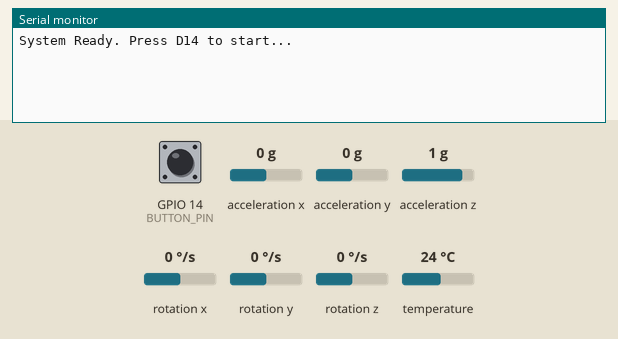
This sketch was run on a simulated ESP32. Shown: the last lines printed to the serial monitor. The test bench sets the inputs (shaded band); at power-on: GPIO 14 (BUTTON_PIN) LOW, acceleration x 0 g, acceleration y 0 g, acceleration z 1 g, rotation x 0 °/s, rotation y 0 °/s, rotation z 0 °/s, temperature 24 °C.

Above: at 3.2 s.
3.3 s: GPIO 14 (BUTTON_PIN) pulled HIGH for 0.15 s
At 4.0 s:
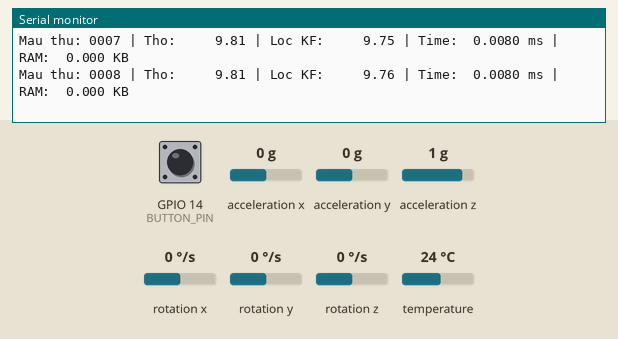
4.9 s: GPIO 14 (BUTTON_PIN) pulled HIGH for 1 s
At 6.2 s:
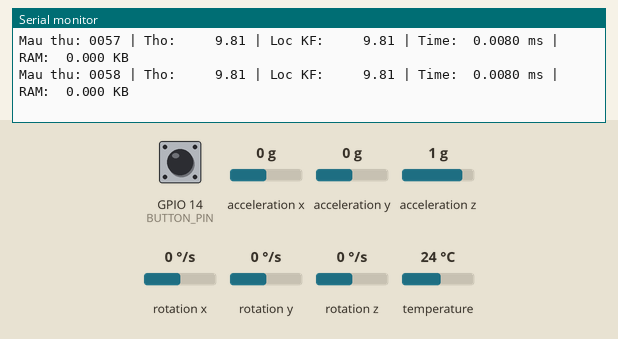
Timing chart, 0 to 7.9 s (numbered marks = the images above; inputs shaded):
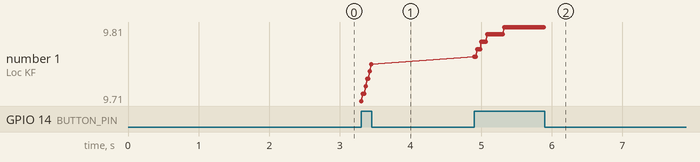

Measured:
- after the input at 3.3 s, the serial monitor: prints a new line at once (image 1)
- after the input at 4.9 s, the serial monitor: prints a new line at once (image 2)

The sketch:

HQDT.ino
```cpp
#include <Arduino.h>
#include <Wire.h>
#include <Adafruit_MPU6050.h>
#include <Adafruit_Sensor.h>

// ====================================================================
// THAM SỐ HỒI QUY ĐA THỨC BẬC 2 (Đã được huấn luyện)
// ====================================================================
const float w_var_sq = -0.001062;
const float w_var    = 0.065985;
const float bias_R   = 0.386503;

Adafruit_MPU6050 mpu;
const int BUTTON_PIN = 14;

// Kalman Variables
float x_est = 0.0;
float P_est = 1.0;
float Q = 0.01;
float R_adaptive = 1.0;

uint32_t ram_baseline = 0;
unsigned long previous_time = 0;

void setup() {
    Serial.begin(115200);
    pinMode(BUTTON_PIN, INPUT);
    Wire.begin();

    if (!mpu.begin()) while (1) delay(10);
    mpu.setAccelerometerRange(MPU6050_RANGE_2_G);

    delay(2000); // Ổn định hệ thống
    ram_baseline = ESP.getFreeHeap();
    Serial.println("System Ready. Press D14 to start...");
}

float update_Adaptive_KF_HQDT(float z_measured) {
    // 1. Tính phương sai tức thời (không qua bộ lọc trung bình để giữ độ nhạy cao cho HQDT)
    float innovation = z_measured - x_est;
    float current_var = innovation * innovation;

    // 2. Tính R thích nghi bằng đa thức bậc 2: R = a*var^2 + b*var + c
    R_adaptive = (w_var_sq * current_var * current_var) + (w_var * current_var) + bias_R;
    R_adaptive = constrain(R_adaptive, 0.01, 50.0);

    // 3. Kalman Filter (Tuyến tính)
    float P_pred = P_est + Q;
    float K = P_pred / (P_pred + R_adaptive);

    x_est = x_est + K * (z_measured - x_est);
    P_est = (1.0 - K) * P_pred;

    return x_est;
}

void loop() {
    if (digitalRead(BUTTON_PIN) == HIGH) {
        if (millis() - previous_time >= 20) { // 50Hz
            previous_time = millis();

            sensors_event_t a, g, temp;
            mpu.getEvent(&a, &g, &temp);
            // Giữ nguyên gia tốc Z (m/s^2)
            float raw_az = a.acceleration.z;

            unsigned long t_start = micros();
            float filtered = update_Adaptive_KF_HQDT(raw_az);
            unsigned long t_end = micros();

            // Định dạng đầu ra cố định để vẽ biểu đồ và thống kê
            static int sample_count = 0;
            sample_count++;

            Serial.printf("Mau thu: %04d | Tho: %8.2f | Loc KF: %8.2f | Time: %7.4f ms | RAM: %6.3f KB\n",
                          sample_count,
                          raw_az,
                          filtered,
                          (float)(t_end - t_start)/1000.0,
                          (float)(ram_baseline - ESP.getFreeHeap())/1024.0);
        }
    }
}
```
